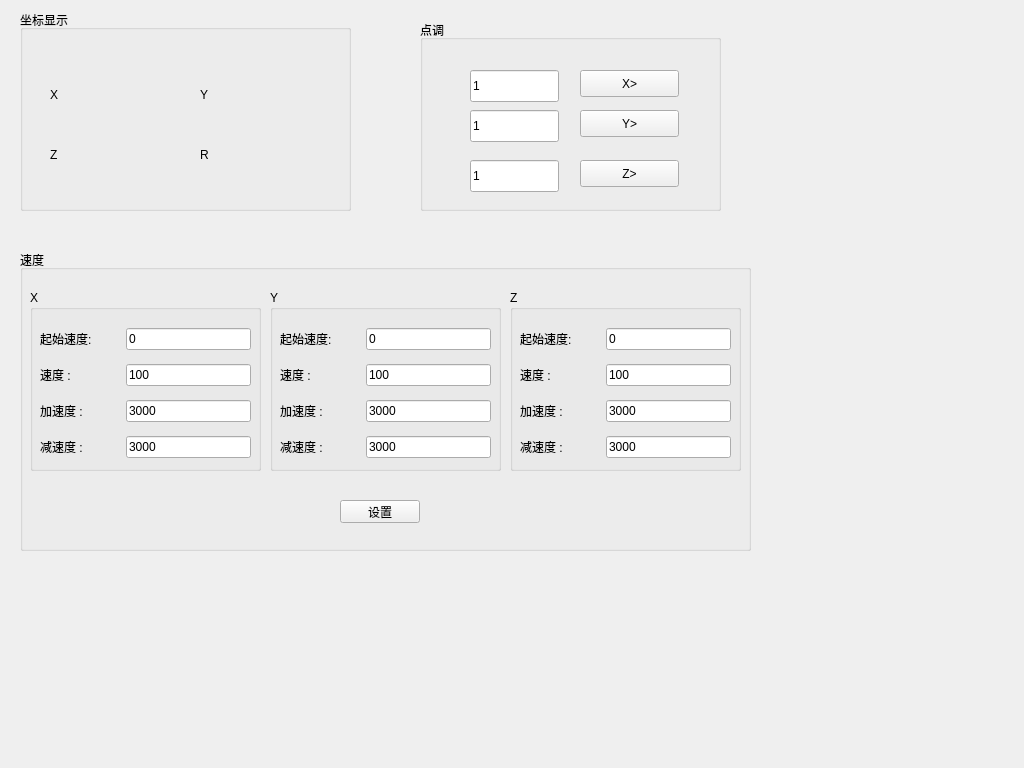
    <widget class="QWidget" name="tab">
     <property name="sizePolicy">
      <sizepolicy hsizetype="Expanding" vsizetype="Expanding">
       <horstretch>0</horstretch>
       <verstretch>0</verstretch>
      </sizepolicy>
     </property>
     <property name="minimumSize">
      <size>
       <width>1024</width>
       <height>768</height>
      </size>
     </property>
     <property name="maximumSize">
      <size>
       <width>1024</width>
       <height>768</height>
      </size>
     </property>
     <attribute name="title">
      <string>Motion</string>
     </attribute>
     <widget class="QGroupBox" name="groupBox_s">
      <property name="geometry">
       <rect>
        <x>20</x>
        <y>250</y>
        <width>731</width>
        <height>301</height>
       </rect>
      </property>
      <property name="title">
       <string>速度</string>
      </property>
      <widget class="QPushButton" name="btnSpeedSet">
       <property name="geometry">
        <rect>
         <x>320</x>
         <y>250</y>
         <width>80</width>
         <height>23</height>
        </rect>
       </property>
       <property name="text">
        <string>设置</string>
       </property>
      </widget>
      <widget class="QGroupBox" name="groupBox_7">
       <property name="geometry">
        <rect>
         <x>10</x>
         <y>40</y>
         <width>231</width>
         <height>181</height>
        </rect>
       </property>
       <property name="title">
        <string>X</string>
       </property>
       <widget class="QWidget" name="layoutWidget_2">
        <property name="geometry">
         <rect>
          <x>10</x>
          <y>30</y>
          <width>211</width>
          <height>148</height>
         </rect>
        </property>
        <layout class="QGridLayout" name="gridLayout_2">
         <item row="0" column="0">
          <widget class="QLabel" name="label_29">
           <property name="minimumSize">
            <size>
             <width>80</width>
             <height>0</height>
            </size>
           </property>
           <property name="maximumSize">
            <size>
             <width>80</width>
             <height>16777215</height>
            </size>
           </property>
           <property name="text">
            <string>起始速度:</string>
           </property>
          </widget>
         </item>
         <item row="0" column="1">
          <widget class="QLineEdit" name="xInitSpeed">
           <property name="text">
            <string>0</string>
           </property>
          </widget>
         </item>
         <item row="1" column="0">
          <widget class="QLabel" name="lxSpeed">
           <property name="minimumSize">
            <size>
             <width>80</width>
             <height>0</height>
            </size>
           </property>
           <property name="maximumSize">
            <size>
             <width>80</width>
             <height>16777215</height>
            </size>
           </property>
           <property name="text">
            <string>速度 :</string>
           </property>
          </widget>
         </item>
         <item row="1" column="1">
          <widget class="QLineEdit" name="xSpeed">
           <property name="text">
            <string>100</string>
           </property>
          </widget>
         </item>
         <item row="2" column="0">
          <widget class="QLabel" name="lxAcc">
           <property name="minimumSize">
            <size>
             <width>80</width>
             <height>0</height>
            </size>
           </property>
           <property name="maximumSize">
            <size>
             <width>80</width>
             <height>16777215</height>
            </size>
           </property>
           <property name="text">
            <string>加速度 :</string>
           </property>
          </widget>
         </item>
         <item row="2" column="1">
          <widget class="QLineEdit" name="xAcc">
           <property name="text">
            <string>3000</string>
           </property>
          </widget>
         </item>
         <item row="3" column="0">
          <widget class="QLabel" name="label_27">
           <property name="minimumSize">
            <size>
             <width>80</width>
             <height>0</height>
            </size>
           </property>
           <property name="maximumSize">
            <size>
             <width>80</width>
             <height>16777215</height>
            </size>
           </property>
           <property name="text">
            <string>减速度 :</string>
           </property>
          </widget>
         </item>
         <item row="3" column="1">
          <widget class="QLineEdit" name="xDec">
           <property name="text">
            <string>3000</string>
           </property>
          </widget>
         </item>
        </layout>
       </widget>
      </widget>
      <widget class="QGroupBox" name="groupBox_8">
       <property name="geometry">
        <rect>
         <x>250</x>
         <y>40</y>
         <width>231</width>
         <height>181</height>
        </rect>
       </property>
       <property name="title">
        <string>Y</string>
       </property>
       <widget class="QWidget" name="layoutWidget_3">
        <property name="geometry">
         <rect>
          <x>10</x>
          <y>30</y>
          <width>211</width>
          <height>148</height>
         </rect>
        </property>
        <layout class="QGridLayout" name="gridLayout_3">
         <item row="0" column="0">
          <widget class="QLabel" name="label_30">
           <property name="minimumSize">
            <size>
             <width>80</width>
             <height>0</height>
            </size>
           </property>
           <property name="maximumSize">
            <size>
             <width>80</width>
             <height>16777215</height>
            </size>
           </property>
           <property name="text">
            <string>起始速度:</string>
           </property>
          </widget>
         </item>
         <item row="0" column="1">
          <widget class="QLineEdit" name="yInitSpeed">
           <property name="text">
            <string>0</string>
           </property>
          </widget>
         </item>
         <item row="1" column="0">
          <widget class="QLabel" name="lxSpeed_2">
           <property name="minimumSize">
            <size>
             <width>80</width>
             <height>0</height>
            </size>
           </property>
           <property name="maximumSize">
            <size>
             <width>80</width>
             <height>16777215</height>
            </size>
           </property>
           <property name="text">
            <string>速度 :</string>
           </property>
          </widget>
         </item>
         <item row="1" column="1">
          <widget class="QLineEdit" name="ySpeed">
           <property name="text">
            <string>100</string>
           </property>
          </widget>
         </item>
         <item row="2" column="0">
          <widget class="QLabel" name="lxAcc_2">
           <property name="minimumSize">
            <size>
             <width>80</width>
             <height>0</height>
            </size>
           </property>
           <property name="maximumSize">
            <size>
             <width>80</width>
             <height>16777215</height>
            </size>
           </property>
           <property name="text">
            <string>加速度 :</string>
           </property>
          </widget>
         </item>
         <item row="2" column="1">
          <widget class="QLineEdit" name="yAcc">
           <property name="text">
            <string>3000</string>
           </property>
          </widget>
         </item>
         <item row="3" column="0">
          <widget class="QLabel" name="label_28">
           <property name="minimumSize">
            <size>
             <width>80</width>
             <height>0</height>
            </size>
           </property>
           <property name="maximumSize">
            <size>
             <width>80</width>
             <height>16777215</height>
            </size>
           </property>
           <property name="text">
            <string>减速度 :</string>
           </property>
          </widget>
         </item>
         <item row="3" column="1">
          <widget class="QLineEdit" name="yDec">
           <property name="text">
            <string>3000</string>
           </property>
          </widget>
         </item>
        </layout>
       </widget>
      </widget>
      <widget class="QGroupBox" name="groupBox_9">
       <property name="geometry">
        <rect>
         <x>490</x>
         <y>40</y>
         <width>231</width>
         <height>181</height>
        </rect>
       </property>
       <property name="title">
        <string>Z</string>
       </property>
       <widget class="QWidget" name="layoutWidget_4">
        <property name="geometry">
         <rect>
          <x>10</x>
          <y>30</y>
          <width>211</width>
          <height>148</height>
         </rect>
        </property>
        <layout class="QGridLayout" name="gridLayout_4">
         <item row="0" column="0">
          <widget class="QLabel" name="label_31">
           <property name="minimumSize">
            <size>
             <width>80</width>
             <height>0</height>
            </size>
           </property>
           <property name="maximumSize">
            <size>
             <width>80</width>
             <height>16777215</height>
            </size>
           </property>
           <property name="text">
            <string>起始速度:</string>
           </property>
          </widget>
         </item>
         <item row="0" column="1">
          <widget class="QLineEdit" name="zInitSpeed">
           <property name="text">
            <string>0</string>
           </property>
          </widget>
         </item>
         <item row="1" column="0">
          <widget class="QLabel" name="lxSpeed_3">
           <property name="minimumSize">
            <size>
             <width>80</width>
             <height>0</height>
            </size>
           </property>
           <property name="maximumSize">
            <size>
             <width>80</width>
             <height>16777215</height>
            </size>
           </property>
           <property name="text">
            <string>速度 :</string>
           </property>
          </widget>
         </item>
         <item row="1" column="1">
          <widget class="QLineEdit" name="zSpeed">
           <property name="text">
            <string>100</string>
           </property>
          </widget>
         </item>
         <item row="2" column="0">
          <widget class="QLabel" name="lxAcc_3">
           <property name="minimumSize">
            <size>
             <width>80</width>
             <height>0</height>
            </size>
           </property>
           <property name="maximumSize">
            <size>
             <width>80</width>
             <height>16777215</height>
            </size>
           </property>
           <property name="text">
            <string>加速度 :</string>
           </property>
          </widget>
         </item>
         <item row="2" column="1">
          <widget class="QLineEdit" name="zAcc">
           <property name="text">
            <string>3000</string>
           </property>
          </widget>
         </item>
         <item row="3" column="0">
          <widget class="QLabel" name="label_32">
           <property name="minimumSize">
            <size>
             <width>80</width>
             <height>0</height>
            </size>
           </property>
           <property name="maximumSize">
            <size>
             <width>80</width>
             <height>16777215</height>
            </size>
           </property>
           <property name="text">
            <string>减速度 :</string>
           </property>
          </widget>
         </item>
         <item row="3" column="1">
          <widget class="QLineEdit" name="zDec">
           <property name="text">
            <string>3000</string>
           </property>
          </widget>
         </item>
        </layout>
       </widget>
      </widget>
     </widget>
     <widget class="QGroupBox" name="groupBox_10">
      <property name="geometry">
       <rect>
        <x>420</x>
        <y>20</y>
        <width>301</width>
        <height>191</height>
       </rect>
      </property>
      <property name="title">
       <string>点调</string>
      </property>
      <widget class="QLineEdit" name="xgo">
       <property name="geometry">
        <rect>
         <x>50</x>
         <y>50</y>
         <width>89</width>
         <height>32</height>
        </rect>
       </property>
       <property name="text">
        <string>1</string>
       </property>
      </widget>
      <widget class="QPushButton" name="btnYGo">
       <property name="geometry">
        <rect>
         <x>160</x>
         <y>90</y>
         <width>99</width>
         <height>27</height>
        </rect>
       </property>
       <property name="text">
        <string>Y&gt;</string>
       </property>
      </widget>
      <widget class="QLineEdit" name="ygo">
       <property name="geometry">
        <rect>
         <x>50</x>
         <y>90</y>
         <width>89</width>
         <height>32</height>
        </rect>
       </property>
       <property name="text">
        <string>1</string>
       </property>
      </widget>
      <widget class="QLineEdit" name="zgo">
       <property name="geometry">
        <rect>
         <x>50</x>
         <y>140</y>
         <width>89</width>
         <height>32</height>
        </rect>
       </property>
       <property name="text">
        <string>1</string>
       </property>
      </widget>
      <widget class="QPushButton" name="btnZGo">
       <property name="geometry">
        <rect>
         <x>160</x>
         <y>140</y>
         <width>99</width>
         <height>27</height>
        </rect>
       </property>
       <property name="text">
        <string>Z&gt;</string>
       </property>
      </widget>
      <widget class="QPushButton" name="btnXGo">
       <property name="geometry">
        <rect>
         <x>160</x>
         <y>50</y>
         <width>99</width>
         <height>27</height>
        </rect>
       </property>
       <property name="text">
        <string>X&gt;</string>
       </property>
      </widget>
     </widget>
     <widget class="QGroupBox" name="groupBox_12">
      <property name="geometry">
       <rect>
        <x>20</x>
        <y>10</y>
        <width>331</width>
        <height>201</height>
       </rect>
      </property>
      <property name="title">
       <string>坐标显示</string>
      </property>
      <widget class="QLabel" name="label_x">
       <property name="geometry">
        <rect>
         <x>30</x>
         <y>70</y>
         <width>120</width>
         <height>30</height>
        </rect>
       </property>
       <property name="minimumSize">
        <size>
         <width>120</width>
         <height>30</height>
        </size>
       </property>
       <property name="maximumSize">
        <size>
         <width>120</width>
         <height>16777215</height>
        </size>
       </property>
       <property name="text">
        <string>X</string>
       </property>
      </widget>
      <widget class="QLabel" name="label_z">
       <property name="geometry">
        <rect>
         <x>30</x>
         <y>130</y>
         <width>120</width>
         <height>30</height>
        </rect>
       </property>
       <property name="minimumSize">
        <size>
         <width>120</width>
         <height>30</height>
        </size>
       </property>
       <property name="maximumSize">
        <size>
         <width>120</width>
         <height>16777215</height>
        </size>
       </property>
       <property name="text">
        <string>Z</string>
       </property>
      </widget>
      <widget class="QLabel" name="label_y">
       <property name="geometry">
        <rect>
         <x>180</x>
         <y>70</y>
         <width>120</width>
         <height>30</height>
        </rect>
       </property>
       <property name="minimumSize">
        <size>
         <width>120</width>
         <height>30</height>
        </size>
       </property>
       <property name="maximumSize">
        <size>
         <width>120</width>
         <height>16777215</height>
        </size>
       </property>
       <property name="text">
        <string>Y</string>
       </property>
      </widget>
      <widget class="QLabel" name="label_r">
       <property name="geometry">
        <rect>
         <x>180</x>
         <y>130</y>
         <width>120</width>
         <height>30</height>
        </rect>
       </property>
       <property name="minimumSize">
        <size>
         <width>120</width>
         <height>30</height>
        </size>
       </property>
       <property name="maximumSize">
        <size>
         <width>120</width>
         <height>16777215</height>
        </size>
       </property>
       <property name="text">
        <string>R</string>
       </property>
      </widget>
     </widget>
    </widget>
